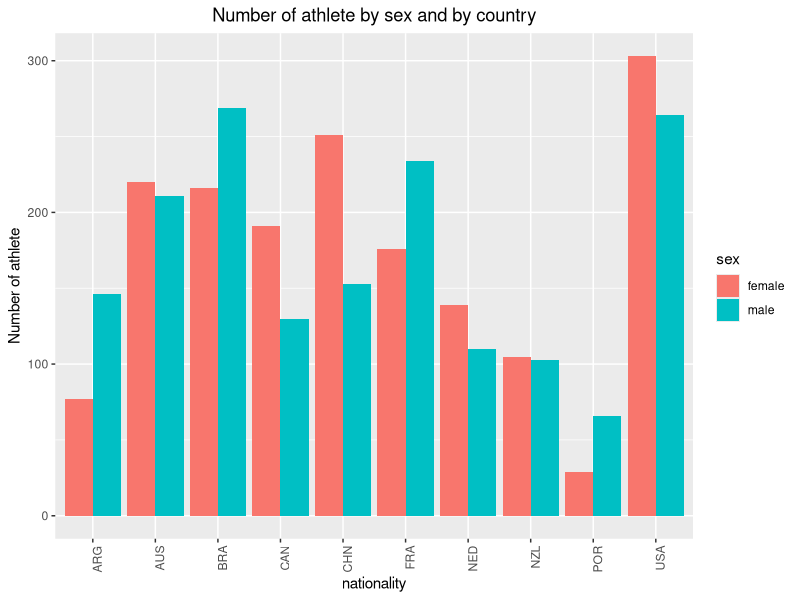
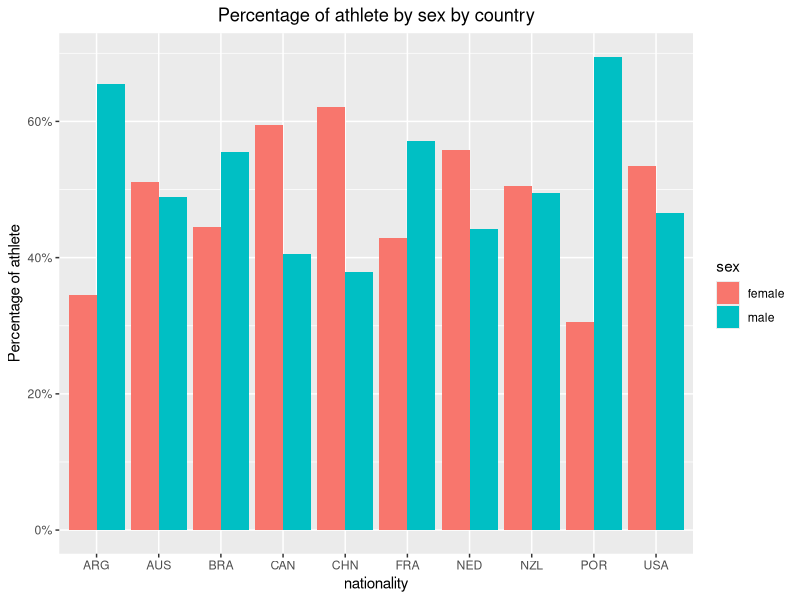
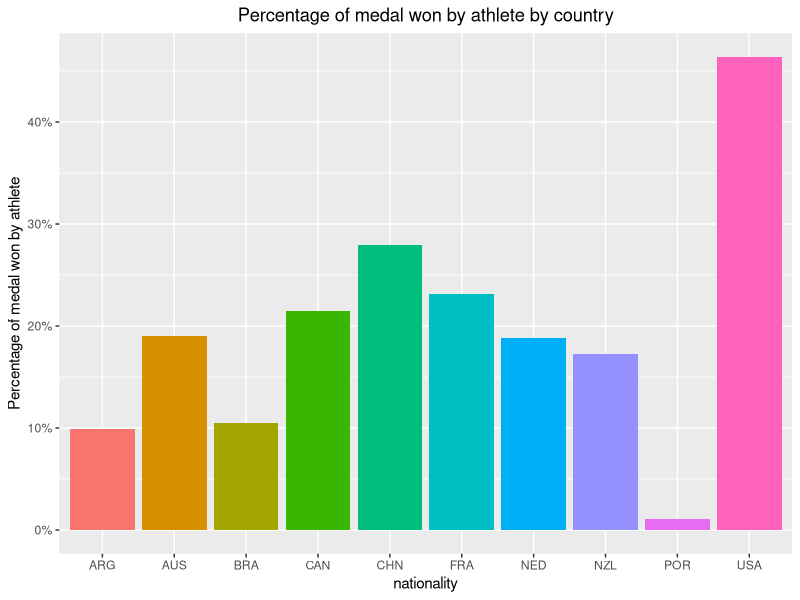
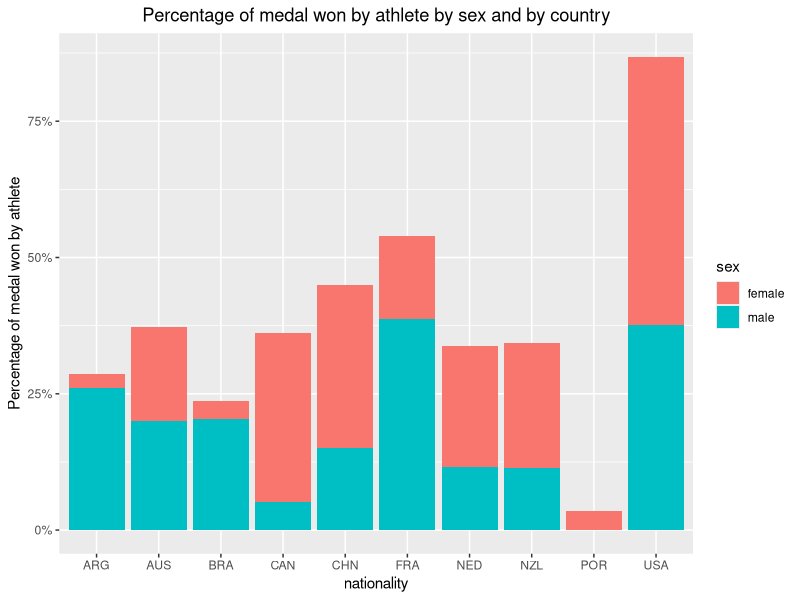

The R script that drew these images, in order:
library(plyr)
library(ggplot2)
theme_update(plot.title = element_text(hjust = 0.5)) #Center title for ggplot

#Import file
data = read.csv("Rio_Olympic_Games.csv", sep=";")

#Create a dataframe
df = data.frame(data); df

############################# Comparison between men and women by country #############################
## The idea here is to compare the gender parity for each country.
#######################################################################################################
##First we compare the number of male & female athletes by country.
nbMenWomen = count(df,c("nationality", "sex")) #Count the number of men & women by country
ggplot(nbMenWomen, aes(x=nationality, y=freq, fill=sex)) + geom_col(position = "dodge") + ylab("Number of athlete") + ggtitle("Number of athlete by sex and by country") + theme(axis.text.x = element_text(angle = 90, hjust = 1))

##Then, to have a better vision of the gender parity, we decide to plot the percentage of male & female athlete by country.
totalAthleteByCountry = count(nbMenWomen, "nationality") #Compute the number of athlete (male&female) by country
nbMenWomen$percentage = (nbMenWomen$freq/totalAthleteByCountry$freq[match(nbMenWomen$nationality, totalAthleteByCountry$nationality)]) #Add a column to nbMenWomen which contain the percentage of athlete by sex and by country
ggplot(nbMenWomen, aes(x=nationality, y=percentage, fill=sex)) + geom_col(position = "dodge") + ylab("Percentage of athlete") + scale_y_continuous(labels=scales::percent) + ggtitle("Percentage of athlete by sex by country")


########################### Percentage of medal won by athlete by country #############################
## Here, we are going to compare the percentage of medal won by athlete by country which
## means the number of medal won by country divided by the total number of athlete by country.
#######################################################################################################
totalMedalByCountry = ddply(df, "nationality", summarize, totalMedal=sum(gold, silver, bronze)) #use ddply to create a new data frame containing the total number of medals won by country
totalMedalByCountry$efficiency = totalMedalByCountry$totalMedal/totalAthleteByCountry$freq[match(totalAthleteByCountry$nationality, totalAthleteByCountry$nationality)]; totalMedalByCountry #divide the number of medal won by country by the total number of athlete by country
ggplot(totalMedalByCountry, aes(x=nationality, y=efficiency, fill=nationality)) + geom_col(show.legend=FALSE) + ylab("Percentage of medal won by athlete") + scale_y_continuous(labels=scales::percent) + ggtitle("Percentage of medal won by athlete by country")


###################### Percentage of medal won by athlete by sex and by country #######################
## In this part we include the sex of the athlete to the previous part analysis. So, this will show 
## if the female athletes have an impact on the result of their country. To do this, we divide the
## the number of medal by country and by sex by the total number of athlete by country and by sex.
#######################################################################################################
totalMedalBySexByCountry = ddply(df, c("nationality", "sex"), summarize, totalMedal=sum(gold, silver, bronze)) #use ddply to create a dataframe containing the total number of medal won by country by distinguishing the gender for each country.
totalMedalBySexByCountry$efficacity = totalMedalBySexByCountry$totalMedal/nbMenWomen$freq[match(totalMedalBySexByCountry$nationality, nbMenWomen$nationality)] #divide the number of medal by country and by sex by the total number of athlete by country and by sex.
ggplot(totalMedalBySexByCountry, aes(x=nationality, y=efficacity, fill=sex)) + geom_col() + ylab("Percentage of medal won by athlete") + scale_y_continuous(labels=scales::percent) + ggtitle("Percentage of medal won by athlete by sex and by country")

